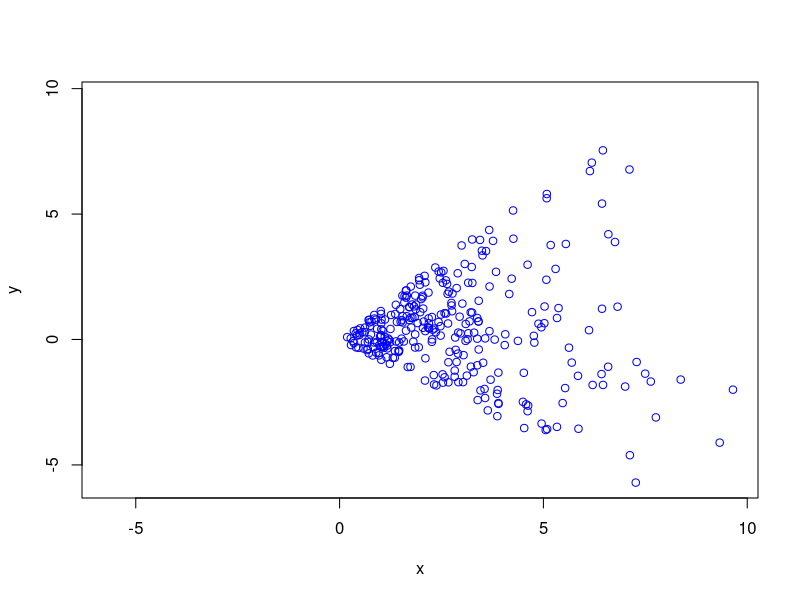
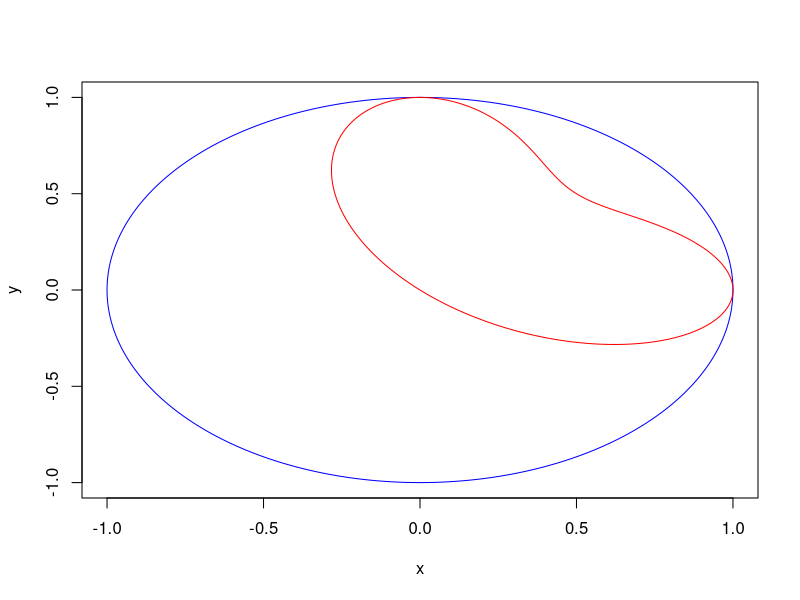

Source code (R) for these figures, in order:
# Stolen from handout


    c1 <- rexp(300)*2      # variables we want to find
    c2 <- rexp(300)*2
    theta <- .9           # rotation to "hide the variables"
    x <- sin(theta)*c1 + cos(theta)*c2
    y <- sin(theta)*c2 - cos(theta)*c1
    range <- c(min(c(x,y)),max(c(x,y)))
    plot(x,y,col="blue",xlim=range,ylim=range)

    theta = 2*pi*(seq(0,1,.001))
    x <- sin(theta)
    y <- cos(theta)
    f <- x^3 + y^3
    plot(x,y,type="l",col="blue")
    lines(f*x, f*y,type="l",col="red")
